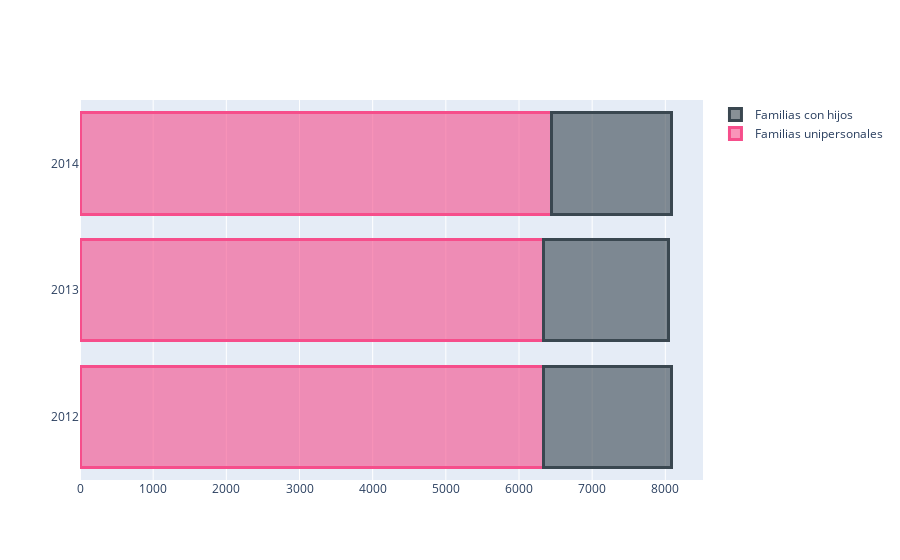

The code cell stored with this chart in its notebook:
### Code cell
import plotly.graph_objects as go

my_fig = go.Figure()
my_fig.add_trace(go.Bar(
    y = list(df.index.astype(str)),
    x = list(df["num_fam_one_person"]),
    name = 'Familias unipersonales',
    orientation='h',
    marker=dict(
        color='rgba(246, 78, 139, 0.6)',
        line=dict(color='rgba(246, 78, 139, 1.0)', width=3)
    )
))
my_fig.add_trace(go.Bar(
    y = list(df.index.astype(str)),
    x = list(df["num_fam_kids"]),
    name='Familias con hijos',
    orientation='h',
    marker=dict(
        color='rgba(58, 71, 80, 0.6)',
        line=dict(color='rgba(58, 71, 80, 1.0)', width=3)
    )
))

my_fig.update_layout(barmode='stack')
my_fig.show()

### Figure 1 — Plotly figure (JSON) as saved in the notebook; plotly's stock layout.template omitted (floating-point values rounded to 4 significant figures)
{"data": [{"marker": {"color": "rgba(246, 78, 139, 0.6)", "line": {"color": "rgba(246, 78, 139, 1.0)", "width": 3}}, "name": "Familias unipersonales", "orientation": "h", "type": "bar", "x": [6340, 6341, 6441], "y": ["2012", "2013", "2014"]}, {"marker": {"color": "rgba(58, 71, 80, 0.6)", "line": {"color": "rgba(58, 71, 80, 1.0)", "width": 3}}, "name": "Familias con hijos", "orientation": "h", "type": "bar", "x": [1749, 1702, 1637], "y": ["2012", "2013", "2014"]}], "layout": {"barmode": "stack"}}
